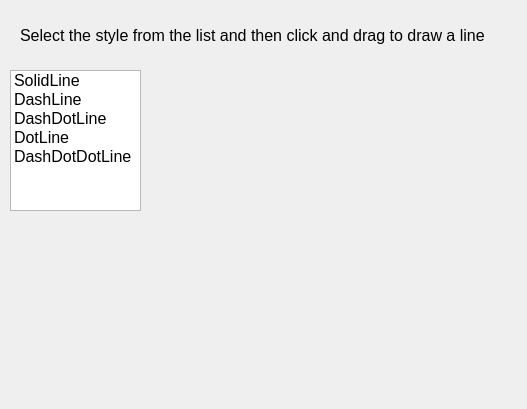
<?xml version="1.0" encoding="UTF-8"?>
<ui version="4.0">
 <class>Dialog</class>
 <widget class="QDialog" name="Dialog">
  <property name="geometry">
   <rect>
    <x>0</x>
    <y>0</y>
    <width>527</width>
    <height>409</height>
   </rect>
  </property>
  <property name="windowTitle">
   <string>Dialog</string>
  </property>
  <widget class="QLabel" name="label">
   <property name="geometry">
    <rect>
     <x>20</x>
     <y>10</y>
     <width>481</width>
     <height>51</height>
    </rect>
   </property>
   <property name="font">
    <font>
     <pointsize>12</pointsize>
    </font>
   </property>
   <property name="text">
    <string>Select the style from the list and then click and drag to draw a line</string>
   </property>
  </widget>
  <widget class="QListWidget" name="listWidgetLineType">
   <property name="geometry">
    <rect>
     <x>10</x>
     <y>70</y>
     <width>131</width>
     <height>141</height>
    </rect>
   </property>
   <property name="font">
    <font>
     <pointsize>12</pointsize>
    </font>
   </property>
   <item>
    <property name="text">
     <string>SolidLine</string>
    </property>
   </item>
   <item>
    <property name="text">
     <string>DashLine</string>
    </property>
   </item>
   <item>
    <property name="text">
     <string>DashDotLine</string>
    </property>
   </item>
   <item>
    <property name="text">
     <string>DotLine</string>
    </property>
   </item>
   <item>
    <property name="text">
     <string>DashDotDotLine</string>
    </property>
   </item>
  </widget>
 </widget>
 <resources/>
 <connections/>
</ui>
